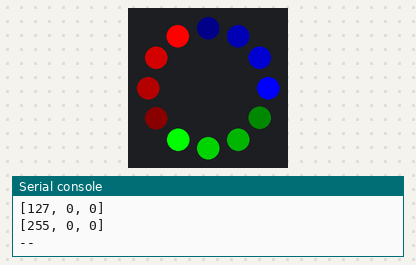
This program was run on a simulated BBC micro:bit running MicroPython. Parts: 12 RGB LEDs in a ring, first at the top, clockwise, the last lines printed to the serial console.

Above: at 0.1 s.
At 1.1 s:
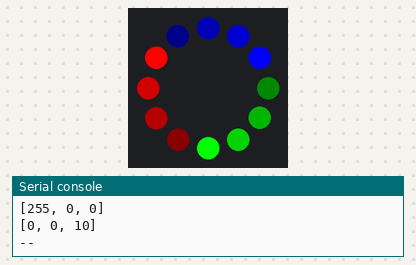
At 2.1 s:
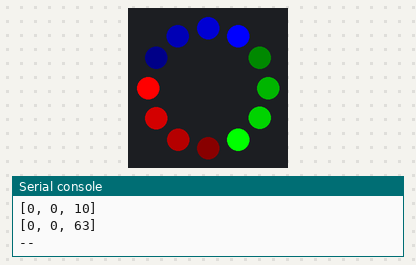
At 5.1 s:
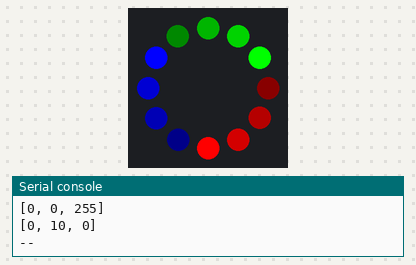
At 8.1 s:
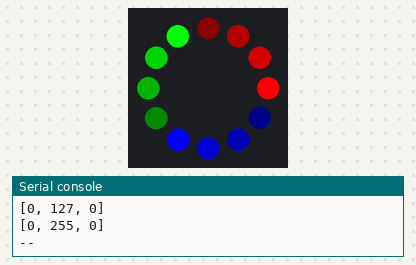
At 11.1 s:
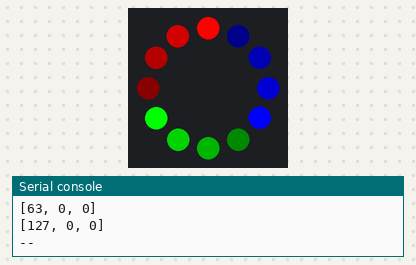

Measured:
- by itself, everything shown: repeats every 12.0 s, in 12 steps
- what the display in image 1 shows lasts 1.0 s, from 1.0 s to 2.0 s

The program:

prog03.py
```python
from microbit import *
from neopixel import NeoPixel

num_pixels = 12
ring = NeoPixel(pin0, num_pixels)

shift = 0
values = [[0, 0, 10], [0, 0, 63], [0, 0, 127], [0, 0, 255],
          [0, 10, 0], [0, 63, 0], [0, 127, 0], [0, 255, 0],
          [10, 0, 0], [63, 0, 0], [127, 0, 0], [255, 0, 0]]

try:
    while True:
        for i in range(0, num_pixels, 1):
            print(values[int((i + shift) % num_pixels)])
            ring[i] = values[int((i + shift) % num_pixels)]
        print('--')
        ring.show()
        sleep(1000)
        shift = shift + 1
except KeyboardInterrupt as e:
    print("Interrupted by the user...")
```
